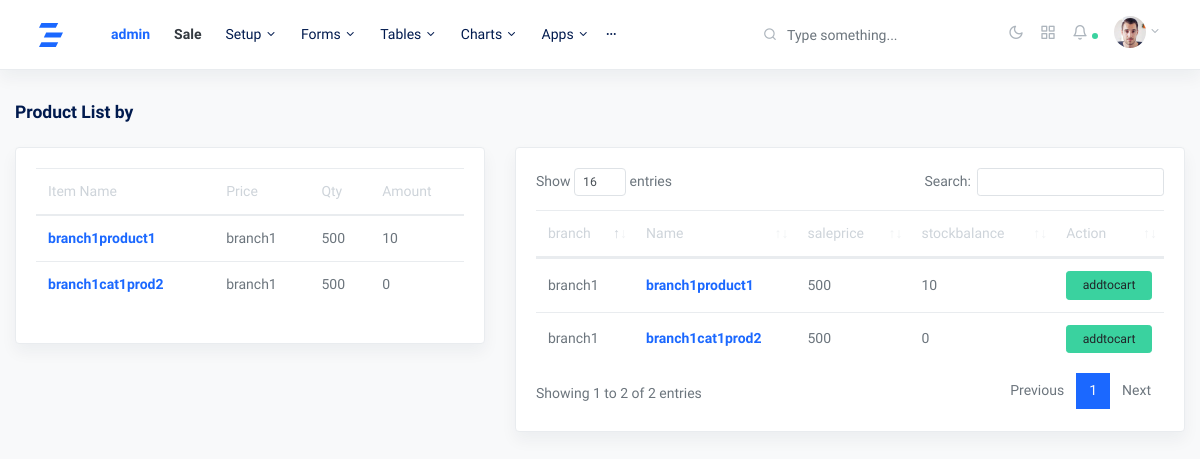
Before: /saleview/ (signed in) with the older database file.
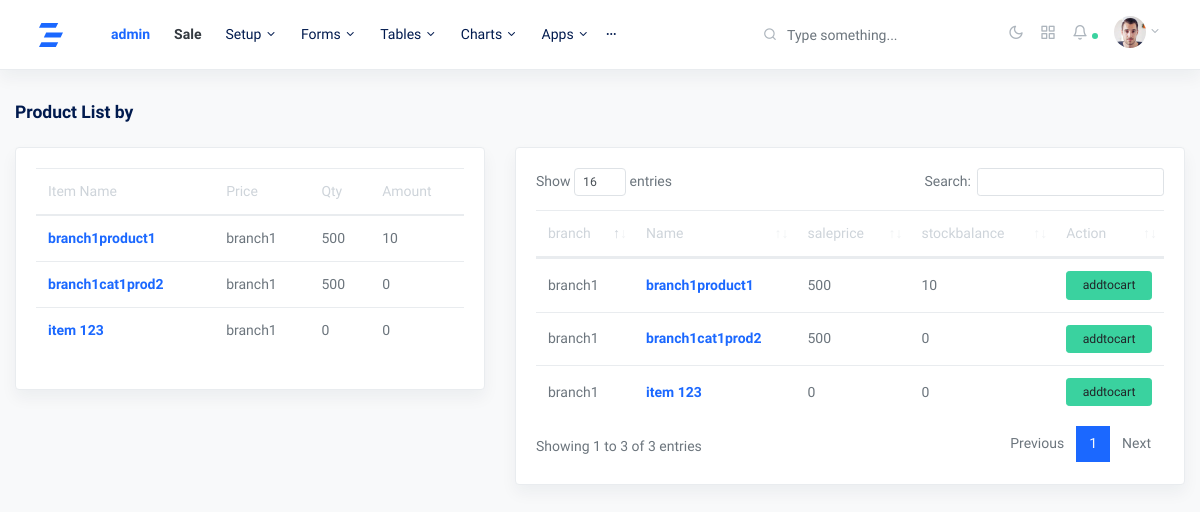
After: the same page with the newer database file.
### myapp/models.py (models this page shows, shortened)
class product(models.Model):
    branch = models.ForeignKey(branch, on_delete=models.CASCADE, blank=True, null=True)
    photo = models.ImageField(upload_to='', blank=True, null=True)
    name = models.CharField(max_length=255, blank=True, null=True)
    category = models.ForeignKey(category, on_delete=models.CASCADE, blank=True, null=True)
    saleprice = models.PositiveIntegerField(default=0)
    purchaseprice = models.PositiveIntegerField(default=0)
    stockbalance = models.IntegerField(default=0)
    created_at = models.DateTimeField(auto_now_add=True)
    updated_at = models.DateTimeField(auto_now=True)

class branch(models.Model):
    usr = models.ForeignKey(User, on_delete=models.CASCADE, null=True, blank=True)
    branch_name = models.CharField(max_length=225,blank=True, null=True)
    phone = models.CharField(max_length=225,blank=True, null=True)
    address = models.CharField(max_length=225,blank=True, null=True)
    created_at = models.DateTimeField(auto_now_add=True)
    updated_at = models.DateTimeField(auto_now=True)
    def __str__(self):
        return self.branch_name

### myapp/views.py (the view)
# urls.py: path('saleview/', saleview.as_view(), name='saleview'),
class saleview(View):
    def get(self, request):
        try:
            branch_id = self.request.session.get("branch_id", None)
            products = product.objects.filter(branch=branch_id)
            context = {'products':products}
            return render(request, 'saleview.html', context)
        except:
            return redirect('myapp:homeview')

### templates/saleview.html
{% extends 'base.html' %}
{% block content %}
<div class="row justify-content-center">
    <div class="col-12">
      <h5 class="mb-2 page-title">Product List by {{cat}}</h5>
      <div class="row my-4">
        <div class="col-md-5">
            <div class="card shadow">
              <div class="card-body">
                <table class="table datatables" id="saleview-1">
                  <thead>
                    <tr>
                      <th>Item Name</th>
                      <th>Price</th>
                      <th>Qty</th>
                      <th>Amount</th>
                    </tr>
                  </thead>
                  <tbody id="categorylist">
                    {% for p in products %}
                    <tr class="prolisttr">
                      <td ><strong class="text-primary">{{p.name}}</strong></td>
                      <td>{{p.branch}}</td>
                      <td>{{p.saleprice}}</td>
                      <td>{{p.stockbalance}}</td>
                    </tr>
                    {% endfor %}
                  </tbody>
                </table>
              </div>
            </div>
          </div>
        <div class="col-md-7">
          <div class="card shadow">
            <div class="card-body">
              <table class="table datatables" id="categoryview-1">
                <thead>
                  <tr>
                    <th>branch</th>
                    <th>Name</th>
                    <th>saleprice</th>
                    <th>stockbalance</th>
                    <th>Action</th>
                  </tr>
                </thead>
                <tbody id="categorylist">
                  {% for p in products %}
                  <tr class="prolisttr">
                    <td>{{p.branch}}</td>
                    <td ><strong class="text-primary">{{p.name}}</strong></td>
                    <td>{{p.saleprice}}</td>
                    <td>{{p.stockbalance}}</td>
                    <td>
                        <button class="btn btn-sm btn-block btn-success">addtocart</button>
                    </td>
                  </tr>
                  {% endfor %}
                </tbody>
              </table>
            </div>
          </div>
        </div>
      </div>
    </div>
  </div>
{% endblock content %}

Changed rows visible on the page:
added product: name "item 123", branch "branch1", saleprice "0", stockbalance "0"
Other visible differences:
text written by a page script: "Show entries Search: Showing 1 to 2 of 2 entries Previous 1 Next" → "Show entries Search: Showing 1 to 3 of 3 entries Previous 1 Next"
